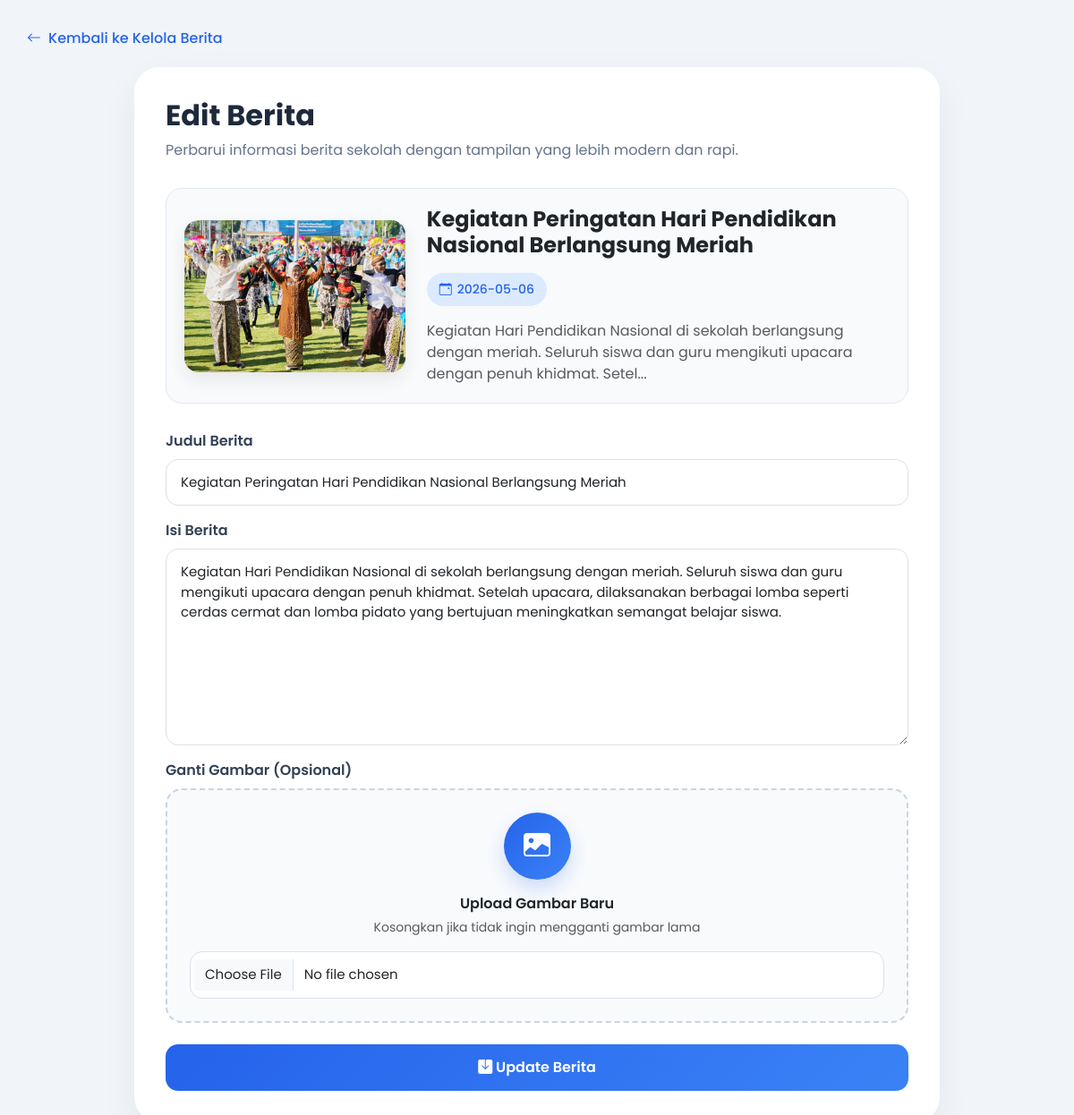
The app's page /admin/edit_berita.php?id=16 with its own data.
### tables this page shows
CREATE TABLE `berita` (
  `id_berita` int(11) NOT NULL,
  `judul` varchar(255) NOT NULL,
  `isi` text NOT NULL,
  `gambar` varchar(255) DEFAULT NULL,
  `tanggal` date DEFAULT NULL
);

### admin/edit_berita.php (the view, shortened to what this page needs)
<?php
include '../config/koneksi.php';
$id = $_GET['id'];
$data = mysqli_query($koneksi, "SELECT * FROM berita WHERE id_berita='$id'");
$row = mysqli_fetch_assoc($data);
?>
<!DOCTYPE html>
<html>
<head>
    <link href="https://cdn.jsdelivr.net/npm/bootstrap@5.3.0/dist/css/bootstrap.min.css" rel="stylesheet">
    <link href="https://cdn.jsdelivr.net/npm/bootstrap-icons/font/bootstrap-icons.css" rel="stylesheet">
</head>
<body>
<a href="berita.php" class="back-btn">
    <i class="bi bi-arrow-left"></i> Kembali ke Kelola Berita
</a>
<div class="form-card">
    <div class="form-header">
        <h2>Edit Berita</h2>
        <p>Perbarui informasi berita sekolah dengan tampilan yang lebih modern dan rapi.</p>
    </div>
    <div class="preview-card">
        <div class="row align-items-center">
            <div class="col-md-4 text-center mb-3 mb-md-0">
                <img src="../assets/img/<?= $row['gambar']; ?>" class="preview-img">
            </div>
            <div class="col-md-8">
                <h4 class="fw-bold mb-3"><?= $row['judul']; ?></h4>
                <div class="preview-date mb-3">
                    <i class="bi bi-calendar-event"></i>
                    <?= $row['tanggal']; ?>
                </div>
                <p class="text-muted mb-0">
                    <?= substr(strip_tags($row['isi']), 0, 140); ?>...
                </p>
            </div>
        </div>
    </div>
    <form method="POST" enctype="multipart/form-data">
        <div class="mb-3">
            <label class="form-label">Judul Berita</label>
            <input type="text" name="judul" class="form-control" value="<?= $row['judul']; ?>" required>
        </div>
        <div class="mb-3">
            <label class="form-label">Isi Berita</label>
            <textarea name="isi" class="form-control"><?= $row['isi']; ?></textarea>
        </div>
        <div class="mb-4">
            <label class="form-label">Ganti Gambar (Opsional)</label>
            <div class="upload-box">
                <div class="upload-icon">
                    <i class="bi bi-image-fill"></i>
                </div>
                <p class="fw-semibold mb-1">Upload Gambar Baru</p>
                <p class="text-muted small mb-3">Kosongkan jika tidak ingin mengganti gambar lama</p>
                <input type="file" name="gambar" class="form-control">
            </div>
        </div>
        <button name="update" class="btn btn-update w-100">
            <i class="bi bi-save-fill"></i> Update Berita
        </button>
    </form>
</div>
</body>
</html>

### admin/edit_berita.php (style rules this page uses)
* { font-family: 'Poppins', sans-serif; }
body { background: #f1f5f9; padding: 30px; }
.back-btn { display: inline-flex; align-items: center; gap: 8px; color: #2563eb; text-decoration: none; font-weight: 500; margin-bottom: 20px; }
.form-card { max-width: 900px; margin: auto; background: white; border-radius: 28px; padding: 35px; box-shadow: 0 15px 40px rgba(0,0,0,0.06); }
.form-header { margin-bottom: 30px; }
.form-header h2 { font-weight: 700; color: #1e293b; margin-bottom: 8px; }
.form-header p { color: #64748b; margin: 0; }
.preview-card { background: #f8fafc; border: 1px solid #e2e8f0; border-radius: 18px; padding: 20px; margin-bottom: 30px; }
.preview-img { width: 100%; max-width: 260px; height: 170px; object-fit: cover; border-radius: 16px; box-shadow: 0 8px 20px rgba(0,0,0,0.08); }
.preview-date { display: inline-flex; align-items: center; gap: 6px; background: #dbeafe; color: #2563eb; padding: 8px 14px; border-radius: 30px; font-size: 14px; font-weight: 500; }
.form-label { font-weight: 600; color: #334155; margin-bottom: 8px; }
.form-control { border-radius: 14px; border: 1px solid #dbe2ea; padding: 14px 16px; font-size: 15px; transition: 0.3s; box-shadow: none; }
textarea.form-control { min-height: 220px; resize: vertical; }
.upload-box { border: 2px dashed #cbd5e1; border-radius: 18px; padding: 25px; text-align: center; background: #f8fafc; transition: 0.3s; }
.upload-icon { width: 75px; height: 75px; background: linear-gradient(135deg, #2563eb, #3b82f6); color: white; border-radius: 50%; display: flex; align-items: center; justify-content: center; font-size: 30px; margin: 0 auto 15px; box-shadow: 0 10px 20px rgba(37,99,235,0.2); }
.btn-update { background: linear-gradient(135deg, #2563eb, #3b82f6); color: white; border: none; border-radius: 14px; padding: 14px 24px; font-weight: 600; transition: 0.3s; }

### records on screen
berita: gambar (picture), judul "Kegiatan Peringatan Hari Pendidikan Nasional Berlangsung Meriah", tanggal "2026-05-06", isi "Kegiatan Hari Pendidikan Nasional di sekolah berlangsung dengan meriah. Seluruh siswa dan guru mengikuti upacara dengan penuh khidmat. Setel", isi "Kegiatan Hari Pendidikan Nasional di sekolah berlangsung dengan meriah. Seluruh siswa dan guru mengikuti upacara dengan penuh khidmat. Setelah upacara, dilaksanakan berbagai lomba seperti cerdas cermat dan lomba pidato yang bertujuan meningkatkan semangat belajar siswa."
